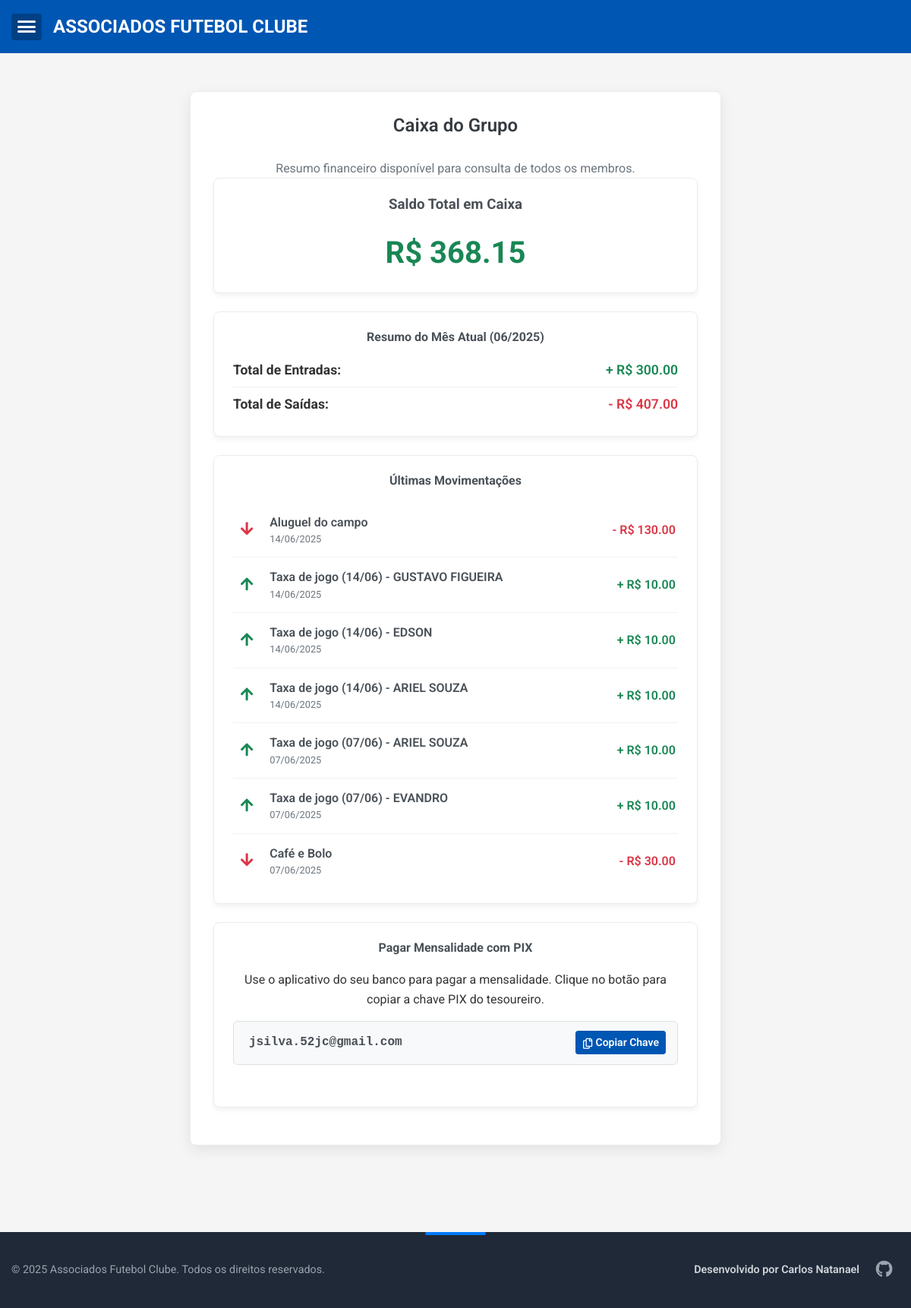
Screenshot of /caixa with the database file from the repository.
### app.py (models this page shows, shortened)
class TransacaoCaixa(db.Model):
    id = db.Column(db.Integer, primary_key=True)
    data = db.Column(db.DateTime, nullable=False, default=datetime.utcnow)
    descricao = db.Column(db.String(200), nullable=False)
    tipo = db.Column(db.String(10), nullable=False)
    valor = db.Column(db.Float, nullable=False)
    pagamento_id = db.Column(db.Integer, db.ForeignKey('pagamento.id'), nullable=True)
    pagamento = db.relationship('Pagamento', backref=db.backref('transacao_caixa', uselist=False, cascade="all, delete-orphan"))
    presenca_id = db.Column(db.Integer, db.ForeignKey('presenca.id'), nullable=True, unique=True)
    presenca = db.relationship('Presenca', backref=db.backref('transacao_caixa', uselist=False, cascade="all, delete-orphan"))

### app.py (the view)
@app.route('/caixa')
def caixa_do_grupo():
    total_entradas_query = db.session.query(func.sum(TransacaoCaixa.valor)).filter(TransacaoCaixa.tipo == 'entrada').scalar()
    total_entradas = total_entradas_query or 0.0
    total_saidas_query = db.session.query(func.sum(TransacaoCaixa.valor)).filter(TransacaoCaixa.tipo == 'saida').scalar()
    total_saidas = total_saidas_query or 0.0
    saldo_total = total_entradas - total_saidas
    hoje = datetime.now()
    primeiro_dia_mes_atual = hoje.replace(day=1, hour=0, minute=0, second=0, microsecond=0)
    primeiro_dia_prox_mes = (primeiro_dia_mes_atual + relativedelta(months=1))
    transacoes_mes_atual = TransacaoCaixa.query.filter(
        TransacaoCaixa.data >= primeiro_dia_mes_atual,
        TransacaoCaixa.data < primeiro_dia_prox_mes
    ).all()
    total_entradas_mes_atual = sum(t.valor for t in transacoes_mes_atual if t.tipo == 'entrada')
    total_saidas_mes_atual = sum(t.valor for t in transacoes_mes_atual if t.tipo == 'saida')
    ultimas_movimentacoes = TransacaoCaixa.query.order_by(TransacaoCaixa.data.desc(), TransacaoCaixa.id.desc()).limit(7).all()
    return render_template(
        'caixa_publico.html',
        saldo_total=saldo_total,
        total_entradas_mes=total_entradas_mes_atual,
        total_saidas_mes=total_saidas_mes_atual,
        mes_atual_display=hoje.strftime('%m/%Y'),
        ultimas_movimentacoes=ultimas_movimentacoes # Passa a nova lista para o template
    )

### templates/caixa_publico.html (shortened to what this page needs)
{% extends "base.html" %}
{% block content %}
<div class="form-container" style="max-width: 700px;">
    <h2 class="text-center mb-4">Caixa do Grupo</h2>
    <p class="text-center text-muted">Resumo financeiro disponível para consulta de todos os membros.</p>
    <div class="caixa-card">
        <h3>Saldo Total em Caixa</h3>
        <p class="saldo-total saldo-{{ 'positivo' if saldo_total >= 0 else 'negativo' }}">
            R$ {{ "%.2f"|format(saldo_total) }}
        </p>
    </div>
    <div class="caixa-card">
        <h4>Resumo do Mês Atual ({{ mes_atual_display }})</h4>
        <div class="movimentacao-mes">
            <p>
                <strong>Total de Entradas:</strong>
                <span class="valor-entrada">+ R$ {{ "%.2f"|format(total_entradas_mes) }}</span>
            </p>
            <p>
                <strong>Total de Saídas:</strong>
                <span class="valor-saida">- R$ {{ "%.2f"|format(total_saidas_mes) }}</span>
            </p>
        </div>
    </div>
    <div class="caixa-card">
        <h4>Últimas Movimentações</h4>
        {% if ultimas_movimentacoes %}
        <ul class="transaction-list">
            {% for transacao in ultimas_movimentacoes %}
                <li class="transaction-item">
                    <div class="transaction-icon">
                        {% if transacao.tipo == 'entrada' %}
                            <i class="fas fa-arrow-up entrada-icon"></i>
                        {% else %}
                            <i class="fas fa-arrow-down saida-icon"></i>
                        {% endif %}
                    </div>
                    <div class="transaction-details">
                        <span class="transaction-description">{{ transacao.descricao }}</span>
                        <span class="transaction-date">{{ transacao.data.strftime('%d/%m/%Y') }}</span>
                    </div>
                    <div class="transaction-amount valor-{{ transacao.tipo }}">
                        {{ '+ ' if transacao.tipo == 'entrada' else '- ' }}R$ {{ "%.2f"|format(transacao.valor) }}
                    </div>
                </li>
            {% endfor %}
        </ul>
        {% else %}
        <p class="text-center">Nenhuma movimentação registrada ainda.</p>
        {% endif %}
    </div>
    <div class="caixa-card pix-payment-card">
        <h4>Pagar Mensalidade com PIX</h4>
        <p>Use o aplicativo do seu banco para pagar a mensalidade. Clique no botão para copiar a chave PIX do tesoureiro.</p>
        <div class="pix-key-wrapper">
            <code id="pixKey">jsilva.52jc@gmail.com</code>
            <button class="btn btn-sm btn-primary" onclick="copyPixKey('pixKey')">
                <i class="far fa-copy"></i> Copiar Chave
            </button>
        </div>
        <div class="copy-feedback-container">
        </div>
    </div>
</div>
{% endblock %}

### static/style.css (style rules this page uses)
* { box-sizing: border-box; margin: 0; padding: 0; }
body { font-family: 'Roboto', sans-serif; line-height: 1.6; color: #333; background-color: #f5f5f5; position: relative; -webkit-font-smoothing: antialiased; -moz-osx-font-smoothing: grayscale; display: flex; flex-direction: column; min-height: 100vh; }
input, select, button, textarea { font-family: 'Roboto', sans-serif; font-size: 1rem; }
.form-container { max-width: 650px; margin: 30px auto; padding: 25px 30px; background-color: #ffffff; border-radius: 8px; box-shadow: 0 6px 18px rgba(0, 0, 0, 0.08); border: 1px solid #e9ecef; }
.form-container h2 { text-align: center; margin-bottom: 25px; color: #343a40; font-weight: 600; }
.btn { display: inline-block; font-weight: 600; color: #212529; text-align: center; vertical-align: middle; cursor: pointer; user-select: none; background-color: transparent; border: 1px solid transparent; padding: 0.5rem 1rem; font-size: 1rem; line-height: 1.5; border-radius: 0.25rem; text-decoration: none; transition: color 0.15s ease-in-out, background-color 0.15s ease-in-out, border-color 0.15s ease-in-out, box-shadow 0.15s ease-in-out; }
button { font-family: inherit; }
button { padding: 8px 12px; border-radius: 4px; border: 1px solid #ddd; background-color: #0056b3; color: white; cursor: pointer; transition: background-color 0.3s; }
.btn-primary { color: #fff; background-color: #0056b3; border-color: #0056b3; }
.btn-sm { padding: 0.25rem 0.5rem; font-size: 0.875rem; line-height: 1.5; border-radius: 0.2rem; }
.btn-sm i { vertical-align: middle; width: 1em; }
.transaction-list { list-style: none; padding-left: 0; margin: 0; }
.transaction-item { display: flex; align-items: center; padding: 0.8rem 0.2rem; border-bottom: 1px solid #f1f1f1; }
.transaction-item:last-child { border-bottom: none; }
.transaction-icon { font-size: 1.2rem; margin-right: 15px; width: 30px; text-align: center; }
.transaction-icon .entrada-icon { color: #198754; }
.transaction-icon .saida-icon { color: #dc3545; }
.transaction-details { flex-grow: 1; display: flex; flex-direction: column; }
.transaction-description { font-weight: 600; color: #495057; }
.transaction-date { font-size: 0.8rem; color: #6c757d; }
.transaction-amount { font-weight: 700; font-size: 1rem; min-width: 90px; text-align: right; }
.valor-entrada { color: #198754; }
.valor-saida { color: #dc3545; }

### templates/caixa_publico.html (style rules this page uses)
.pix-payment-card { text-align: center; }
.pix-key-wrapper { display: flex; align-items: center; justify-content: space-between; gap: 15px; background-color: #f8f9fa; padding: 10px 15px; border-radius: 6px; border: 1px solid #dee2e6; margin-top: 1rem; }
.pix-key-wrapper code { font-family: 'Courier New', Courier, monospace; font-size: 1rem; font-weight: 600; color: #495057; background-color: transparent; padding: 5px; word-break: break-all; text-align: left; flex-grow: 1; }
.copy-feedback-container { height: 30px; margin-top: 5px; }
.caixa-card { background-color: #fff; border: 1px solid #e9ecef; border-radius: 8px; padding: 20px 25px; margin-bottom: 1.5rem; box-shadow: 0 4px 6px rgba(0,0,0,0.05); }
.caixa-card h3, .caixa-card h4 { margin-top: 0; margin-bottom: 1rem; color: #495057; text-align: center; }
.saldo-total { font-size: 2.5rem; font-weight: 700; text-align: center; margin: 0; }
.saldo-positivo { color: #198754; }
.movimentacao-mes p { display: flex; justify-content: space-between; font-size: 1.1rem; margin-bottom: 0.5rem; border-bottom: 1px solid #f1f1f1; padding-bottom: 0.5rem; }
.movimentacao-mes p:last-child { border-bottom: none; padding-bottom: 0; }
.valor-entrada { color: #198754; font-weight: 600; }
.valor-saida { color: #dc3545; font-weight: 600; }
.text-center { text-align: center; }
.text-muted { color: #6c757d; }
.mb-4 { margin-bottom: 1.5rem !important; }

### rows the page displays
TransacaoCaixa: tipo "-", valor "130.00"
TransacaoCaixa: tipo "+", valor "10.00"
TransacaoCaixa: tipo "+", valor "10.00"
TransacaoCaixa: tipo "+", valor "10.00"
TransacaoCaixa: tipo "+", valor "10.00"
TransacaoCaixa: tipo "+", valor "10.00"
TransacaoCaixa: tipo "-", valor "30.00"

### other values shown
{{ "%.2f"|format(saldo_total) }} "368.15"
{{ "%.2f"|format(total_entradas_mes) }} "300.00"
{{ "%.2f"|format(total_saidas_mes) }} "407.00"
